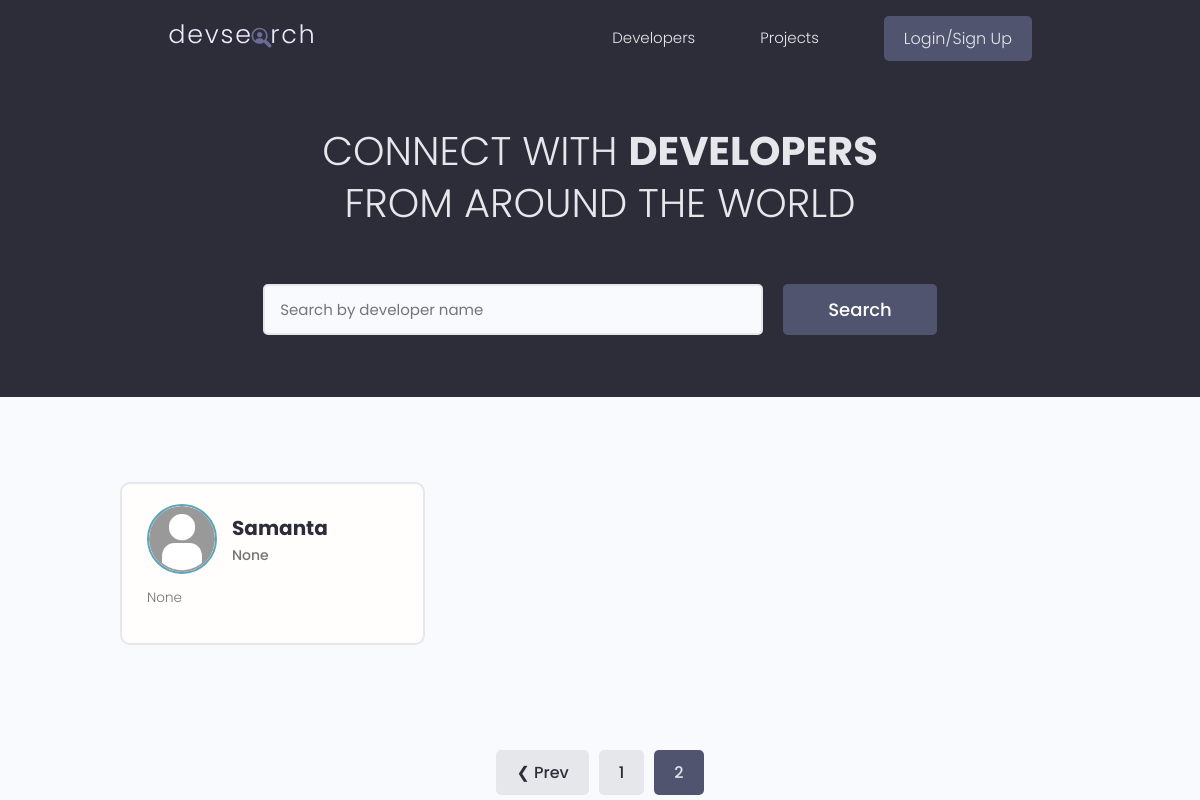
Screenshot of /?page=2 with the database file from the repository.
### users/models.py (models this page shows, shortened)
class Profile(models.Model):
    user = models.OneToOneField(User, on_delete=models.CASCADE, null=True, blank=True)
    name = models.CharField(max_length=200, blank=True, null=True)
    email = models.EmailField(max_length=500, blank=True, null=True)
    username = models.CharField(max_length=200, blank=True, null=True)
    location = models.CharField(max_length=200, blank=True, null=True)
    short_info = models.CharField(max_length=200, blank=True, null=True)
    bio = models.TextField(blank=True, null=True)
    profile_image = models.ImageField(null=True, blank=True, upload_to='profiles/', default='profiles/user-default.jpg')
    social_github = models.CharField(max_length=200, blank=True, null=True)
    social_twitter = models.CharField(max_length=200, blank=True, null=True)
    social_linkedin = models.CharField(max_length=200, blank=True, null=True)
    social_youtube = models.CharField(max_length=200, blank=True, null=True)
    social_website = models.CharField(max_length=200, blank=True, null=True)
    created = models.DateTimeField(auto_now_add=True)
    id = models.UUIDField(default=uuid.uuid4, unique=True, primary_key=True, editable=False)

### users/views.py (the view)
# urls.py: path('', views.profiles, name="profiles" ),
def profiles(request):
    profiles, search_query = searchProfiles(request)
    custom_range, profiles = paginateProfiles(request, profiles, 3)
    context = {'profiles': profiles, 'search_query': search_query, 'custom_range': custom_range}
    return render(request, 'users/profiles.html', context)

### users/utils.py (called while the page is built)
def paginateProfiles(request, profiles, results):
    page = request.GET.get('page')
    paginator = Paginator(profiles, results)
    try:
        profiles = paginator.page(page)
    except PageNotAnInteger:
        page = 1
        profiles = paginator.page(page)
    except EmptyPage:
        page = paginator.num_pages
        profiles = paginator.page(page)
    leftIndex = (int(page) - 4)
    if leftIndex < 1:
        leftIndex = 1
    rightIndex = (int(page) + 5)
    if rightIndex > paginator.num_pages:
        rightIndex = paginator.num_pages + 1
    custom_range = range(leftIndex, rightIndex)
    return custom_range, profiles

def searchProfiles(request):
    search_query = ''
    if request.GET.get('search_query'):
        search_query = request.GET.get('search_query')
    skills = Skill.objects.filter(name__icontains=search_query)
    profiles = Profile.objects.distinct().filter(
        Q(name__icontains=search_query) |
        Q(short_info__icontains=search_query) |
        Q(skill__in=skills)
    )
    return profiles, search_query

### users/templates/users/profiles.html (shortened to what this page needs)
{% extends 'main.html' %}
{% block content %}
  <main class="home">
    <section class="hero-section text-center">
      <div class="container container--narrow">
        <div class="hero-section__box">
          <h2>CONNECT WITH <span>DEVELOPERS</span></h2>
          <h2>FROM AROUND THE WORLD</h2>
        </div>
        <div class="hero-section__search">
          <form id="searchForm" class="form" action="{% url 'profiles' %}" method="get">
            <div class="form__field">
              <input class="input input--text" id="formInput#search" type="text" name="search_query"
                value="{{search_query}}" placeholder="Search by developer name" />
            </div>
            <input class="btn btn--sub btn--lg" type="submit" value="Search" />
          </form>
        </div>
      </div>
    </section>
    <section class="devlist">
      <div class="container">
        <div class="grid grid--three">
        {% for profile in profiles %}
          <div class="column card">
            <div class="dev">
              <a href="{% url 'user-profile' profile.id %}" class="card__body">
                <div class="dev__profile">
                  <img class="avatar avatar--md" src="{{profile.profile_image.url}}" alt="image" />
                  <div class="dev__meta">
                    <h3>{{profile.name}}</h3>
                    <h5>{{profile.short_info|slice:"60"}}</h5>
                  </div>
                </div>
                <p class="dev__info">
                  {{profile.bio|slice:"150"}}
                </p>
              </a>
            </div>
          </div>
          {% endfor %}
          </div>
        </div>
    </section>
  {% include 'pagination.html'  with queryset=profiles custom_range=custom_range %}
  </main>
{% endblock content %}

### static/styles/app.css (style rules this page uses)
:root { --color-sub: #2d2d39; }
.btn--sub { background-color: var(--color-sub-light); }
.card { border: 2px solid var(--color-light); }
img { width: 100%; }
.hero-section { height: 40vh; display: flex; align-items: center; background-color: var(--color-sub); }
.hero-section__box { margin-bottom: 4rem; }
.hero-section__box > h2, .hero-section__box > h2 > span { font-size: 4rem; color: var(--color-light); line-height: 1.3; text-transform: uppercase; }
.hero-section__box > h2 { font-weight: 300; }
.hero-section__box > h2 > span { font-weight: 700; }
.hero-section__search > .form { display: flex; align-items: center; justify-content: center; gap: 2rem; }
.hero-section__search > .form input.input--text { width: 50rem; }
.devlist { margin-top: 8rem; }
.devlist .grid { align-items: stretch; }
.devlist .dev .dev__profile { display: flex; align-items: center; gap: 1.5rem; }
.devlist .dev .dev__meta h3 { color: var(--color-sub); font-size: 2rem; font-weight: 700; }
.devlist .dev .dev__meta h5 { color: var(--color-text); font-size: 1.4rem; font-weight: 500; }
.devlist .dev .dev__info { margin: 1.5rem 0; font-size: 1.35rem; line-height: 1.4; text-align: justify; }

### static/uikit/styles/modules/_variables.css (style rules this page uses)
:root { --color-main: #5aa5b9; --color-main-light: #e6faff; --color-sub: #3f4156; --color-sub-light: #51546e; --color-sub-lighter: #ededfd; --color-text: #737373; --color-gray: #8b8b8b; --color-light: #e5e7eb; --color-light-gray: #767676; --color-bg: #f8fafd; --color-white: #fffefd; --color-white-light: #f3f3f3; --color-success: #359e64; --color-success-bg: #def8e8; --color-error: #fc4b0b; --color-error-bg: #fff2ee; --font-base: 'Poppins', arial, helvetica, 'Segoe UI', roboto, ubuntu, sans-serif; --font-monospace: 'Fira Code', 'Courier New', courier, monospace; --font-regular: 300; --font-medium: 500; --font-bold: 700; --generic-shadow: 1px 1px 5px #00000010; --generic-transition: all 0.3s ease-in-out; }

### static/uikit/styles/modules/_base.css (style rules this page uses)
* { margin: 0; padding: 0; box-sizing: border-box; text-rendering: optimizeLegibility; color: inherit; font-size: inherit; }
html { font-size: 50%; }
@media only screen and (min-width: 480px) { html { font-size: 56.25%; } }
@media only screen and (min-width: 1200px) { html { font-size: 62.5%; } }
body { line-height: 1.6; font-weight: 400; font-size: 1.5rem; color: var(--color-text); background-color: var(--color-bg); min-height: 100vh; }

### static/uikit/styles/modules/_typography.css (style rules this page uses)
* { font-family: var(--font-base); }
h2 { font-size: 3.6rem; font-weight: var(--font-bold); }
h3 { font-size: 3.2rem; font-weight: var(--font-medium); }
h5 { font-size: 2.4rem; font-weight: var(--font-medium); }
h5, h6 { font-weight: var(--font-regular); }
p, span, strong { font-size: 1.6rem; color: var(--color-text); font-weight: var(--font-regular); }
a { padding-bottom: 2px; text-decoration: none; display: inline-block; color: var(--color-main); font-weight: var(--font-medium); }

### static/uikit/styles/modules/_utilities.css (style rules this page uses)
.container { width: 92%; max-width: 165rem; margin: 0 auto; box-sizing: border-box; }
.container--narrow { width: 92%; max-width: 120rem; }
@media screen and (min-width: 1000px) { .container { width: 90%; } }
@media screen and (min-width: 1000px) { .container--narrow { width: 85%; } }
@media screen and (min-width: 1200px) { .container { width: 80%; } }
@media screen and (min-width: 1200px) { .container--narrow { width: 72%; } }
.text-center { text-align: center; }

### static/uikit/styles/modules/_avatar.css (style rules this page uses)
.avatar { border-radius: 50%; border: 2px solid var(--color-main); object-fit: cover; }
.avatar--md { height: 7rem; width: 7rem; }

### static/uikit/styles/modules/_button.css (style rules this page uses)
.btn { display: inline-block; position: relative; cursor: pointer; background-color: var(--color-light); font-weight: var(--font-medium); color: var(--color-sub); text-decoration: none; padding: 1rem 2rem; border-radius: 0.5rem; border: none; width: -webkit-fit-content; width: -moz-fit-content; width: fit-content; height: -webkit-fit-content; height: -moz-fit-content; height: fit-content; font-size: 1.6rem; outline-width: 0; outline-color: transparent; -webkit-backface-visibility: hidden; backface-visibility: hidden; transition: all 0.3s ease-in-out; }
.btn--sub { background-color: var(--color-sub); color: var(--color-white); }
.btn--lg { font-size: 1.8rem; padding: 1.2rem 4.5rem; }

### static/uikit/styles/modules/_card.css (style rules this page uses)
.card { border-radius: 1rem; background-color: var(--color-white); border: 1.5px solid var(--color-light); width: auto; height: auto; margin-top: 0.5rem; margin-bottom: 0.5rem; overflow: hidden; }
.card__body, .card__header { padding: 2rem 2.5rem; }

### rows the page displays
Profile: profile_image (placeholder picture), name "Samanta", short_info "None", bio "None"

### other values shown
{{ page }} "1"
{{ page }} "2"
